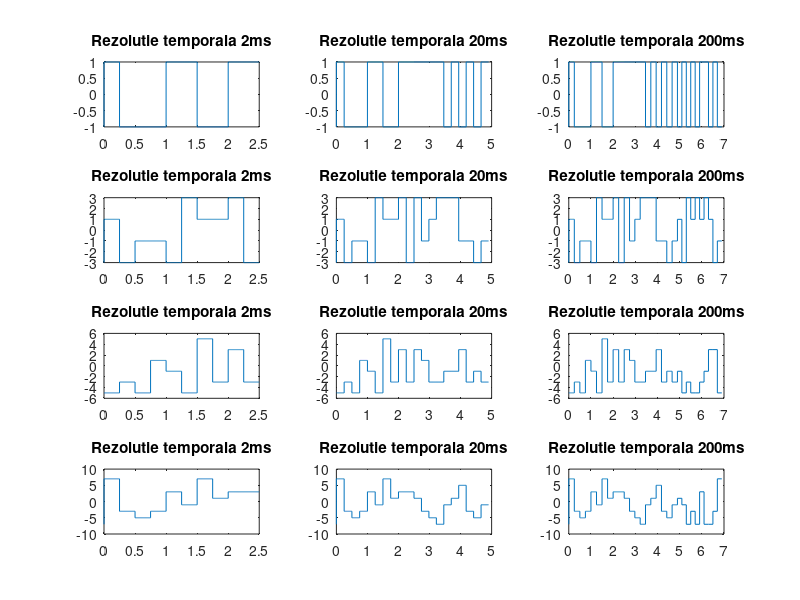

This chart was generated by the following MATLAB code:
clear;
close all;
durata = 0.25; %durata fiecarui nivel
pas = [0.002, 0.02, 0.2]; %rezolutiile temporale
niveluri = [-7, -5, -3, -1, 1, 3, 5, 7]; %nivelurile semnalelorl
for i = 1:4 %parcurgerea cazurilor
    niv = niveluri(5-i:4+i); %se iau doar valorile [-1, 1] sau [-3, -1, 1, 3], etc.
    t = 0;
    s = niv(1);
    for j = 1:length(pas) %parcurgerea pasilor
        temp = 0:pas(j):durata; %crearea 
        for k = 1:10  
            t = [t, temp + max(t)]; %concatenarea vectorilor pentru axa timpului
            s = [s, niv(randi(length(niv))) * ones(1, length(temp))]; %concatenarea vectorilor pentru semnalul dreptunghiular multinivel
        end
        subplot(4, 3, (i-1)*3+j); %crearea unui subgrafic
        plot(t, s); %afisarea graficului
        title(['Rezolutie temporala ', num2str(pas(j)*1000), 'ms']); %setarea titlului graficului
    end
end
